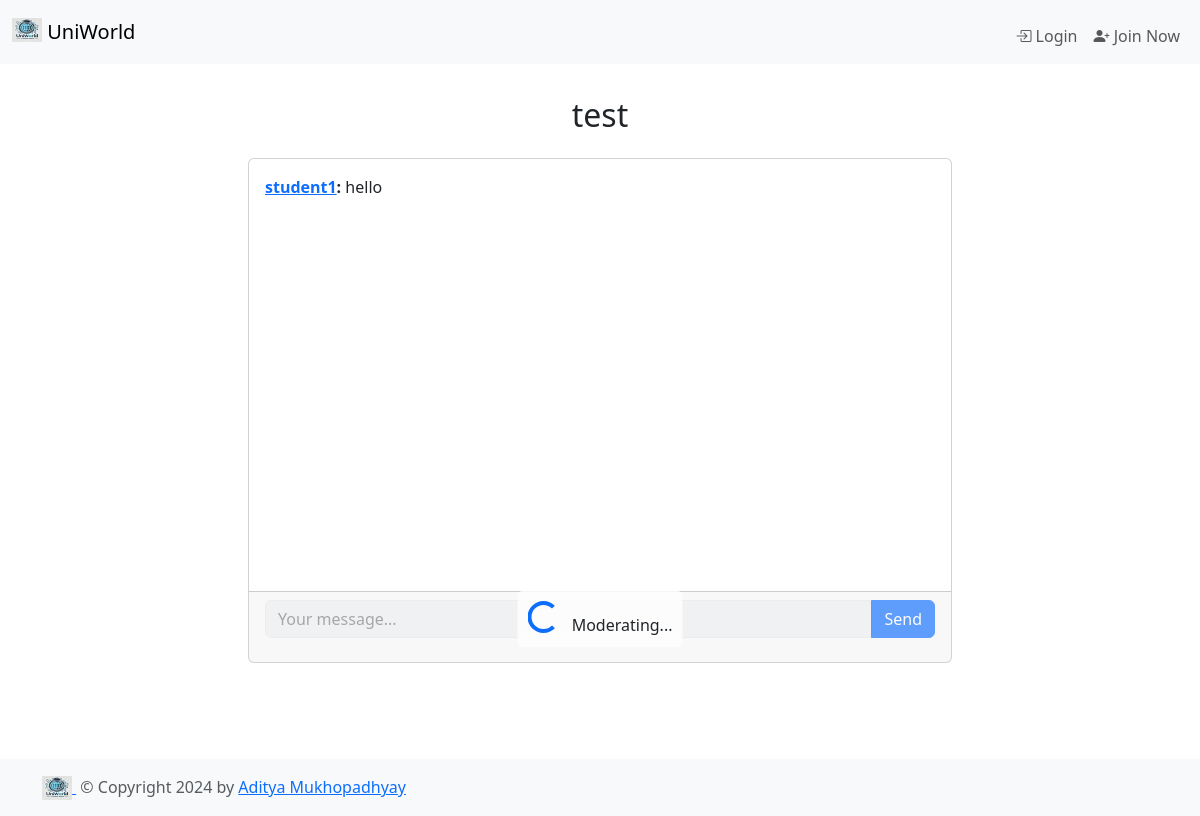
The app's page /chat/room/1/ with its own data.
### chat/models.py (models this page shows, shortened)
class Room(models.Model):
    name = models.CharField(max_length=255)
    slug = models.SlugField(unique=True)
    creator = models.ForeignKey(User, on_delete=models.CASCADE, related_name='created_rooms')

class Message(models.Model):
    class Meta:
        ordering = ('date_added',)
    room = models.ForeignKey(Room, related_name='messages', on_delete=models.CASCADE)
    user = models.ForeignKey(User, related_name='messages', on_delete=models.CASCADE)
    content = models.TextField()
    flagged = models.BooleanField(default=False)
    flagged_categories = models.TextField(blank=True)
    date_added = models.DateTimeField(auto_now_add=True)

### chat/views.py (the view)
# urls.py: path('room/<int:pk>/', RoomDetailView.as_view(), name='room'),
class RoomDetailView(DetailView):
    model = Room
    template_name = 'chat/room_detail.html'
    def get_context_data(self, **kwargs):
        room = self.get_object()
        message_list = Message.objects.filter(room=room, flagged__in=[False, None]).order_by('-date_added')[:25][::-1]
        users = User.objects.values('id', 'username')
        context = super().get_context_data(**kwargs)
        context['message_list'] = message_list
        context['room'] = room
        context['users'] = users
        return context

### chat/templates/chat/room_detail.html (shortened to what this page needs)
{% extends 'base.html' %}
{% block content %}
    <header class="mb-4">
        <h2 class="text-center">{{ room.name }}</h2>
    </header>
    <section class="container">
        <div class="row justify-content-center">
            <div class="col-md-8">
                <div class="card">
                    <div class="card-body">
                        <div class="messages-container" id="chat-messages" style="height: 400px; overflow-y: auto;">
                            {% for m in message_list %}
                                <div class="message mb-2">
                                    <strong><a href="{% url 'profile' m.user.id %}">{{ m.user.username }}</a>:</strong>
                                    <span class="message-content">{{ m.content|safe }}</span>
                                </div>
                            {% endfor %}
                        </div>
                    </div>
                    <div class="card-footer">
                        <form id="chat-message-form">
                            <div class="input-group">
                                <input type="text" name="content" id="chat-message-input" class="form-control" placeholder="Your message..." disabled list="user-list"/>
                                <button type="submit" class="btn btn-primary" disabled>Send</button>
                            </div>
                            <div id="moderation-spinner" class="d-none position-absolute top-50 start-50 translate-middle">
                                <div class="spinner-border text-primary" role="status">
                                </div>
                                <span class="ms-2">Moderating...</span>
                            </div>
                        </form>
                    </div>
                </div>
            </div>
        </div>
    </section>
{% endblock %}

### static/css/style.css (style rules this page uses)
#chat-message-form { position: relative; }
#moderation-spinner { background-color: rgba(255, 255, 255, 0.8); padding: 10px; border-radius: 5px; z-index: 1000; }

### records on screen
Room: name "test"
Message: user.username "student1", content "hello"
